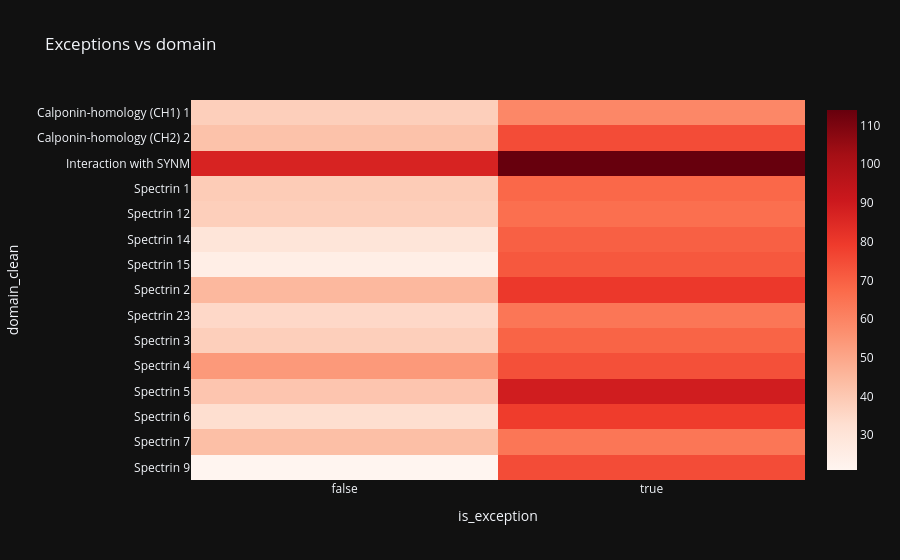

Notebook code for this chart:
### Markdown cell above
## 13. 📊 exception vs domain 📖

### Code cell
tmp = d[['phenotype', 'frame', 'domain_clean']].dropna().copy()
tmp['is_exception'] = ((tmp['phenotype'] == 'DMD') & (tmp['frame'] == 'in-frame')) | ((tmp['phenotype'] == 'BMD') & (tmp['frame'] == 'out-of-frame'))
top = tmp['domain_clean'].value_counts().head(15).index
heat = pd.crosstab(tmp[tmp['domain_clean'].isin(top)]['domain_clean'], tmp[tmp['domain_clean'].isin(top)]['is_exception'])
fig = px.imshow(heat, aspect='auto', color_continuous_scale='Reds', title='Exceptions vs domain')
fig.show()

### Figure 1 — Plotly figure (JSON) as saved in the notebook; plotly's stock layout.template omitted (floating-point values rounded to 4 significant figures)
{"data": [{"coloraxis": "coloraxis", "name": "0", "x": [false, true], "y": ["Calponin-homology (CH1) 1", "Calponin-homology (CH2) 2", "Interaction with SYNM", "Spectrin 1", "Spectrin 12", "Spectrin 14", "Spectrin 15", "Spectrin 2", "Spectrin 23", "Spectrin 3", "Spectrin 4", "Spectrin 5", "Spectrin 6", "Spectrin 7", "Spectrin 9"], "z": [[38, 59], [42, 75], [87, 114], [39, 68], [38, 66], [30, 70], [25, 72], [45, 80], [35, 64], [38, 69], [54, 74], [41, 89], [33, 79], [43, 64], [21, 75]], "type": "heatmap", "xaxis": "x", "yaxis": "y", "hovertemplate": "is_exception: %{x}<br>domain_clean: %{y}<br>color: %{z}<extra></extra>"}], "layout": {"xaxis": {"anchor": "y", "domain": [0.0, 1.0], "title": {"text": "is_exception"}}, "yaxis": {"anchor": "x", "domain": [0.0, 1.0], "autorange": "reversed", "title": {"text": "domain_clean"}}, "coloraxis": {"colorscale": [[0.0, "rgb(255,245,240)"], [0.125, "rgb(254,224,210)"], [0.25, "rgb(252,187,161)"], [0.375, "rgb(252,146,114)"], [0.5, "rgb(251,106,74)"], [0.625, "rgb(239,59,44)"], [0.75, "rgb(203,24,29)"], [0.875, "rgb(165,15,21)"], [1.0, "rgb(103,0,13)"]]}, "title": {"text": "Exceptions vs domain"}}}
